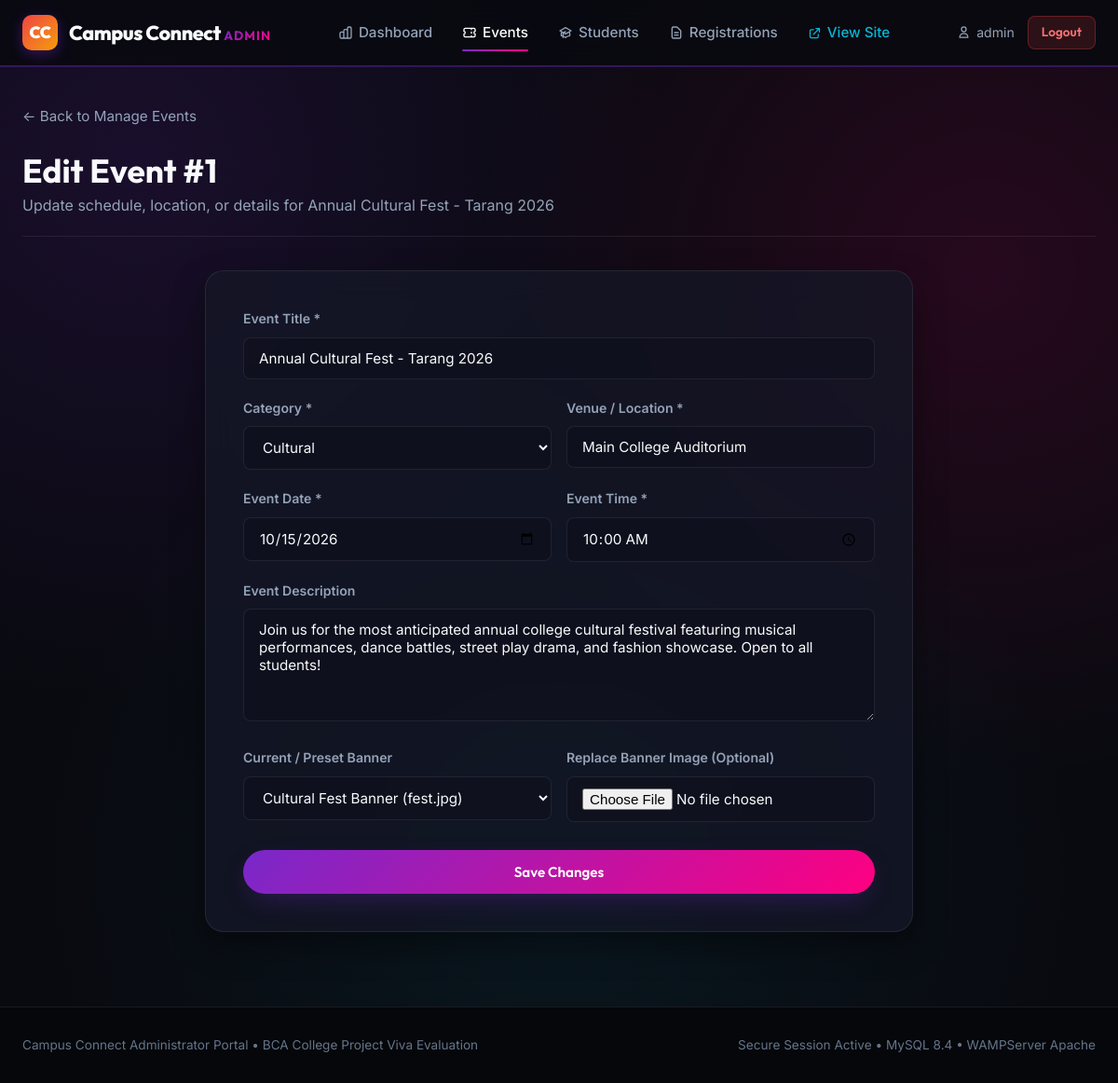
The app's page /admin/edit_event.php?id=1 (signed in) with its own data.
### tables this page shows
CREATE TABLE `events` (
    `id` INT AUTO_INCREMENT PRIMARY KEY,
    `title` VARCHAR(200) NOT NULL,
    `description` TEXT,
    `event_date` DATE NOT NULL,
    `event_time` TIME NOT NULL,
    `location` VARCHAR(200),
    `category` VARCHAR(100),
    `image` VARCHAR(255),
    `created_at` TIMESTAMP DEFAULT CURRENT_TIMESTAMP
);

### admin/edit_event.php (the view, shortened to what this page needs)
<?php
require_once "../config/database.php";
$event_id = isset($_GET['id']) ? intval($_GET['id']) : 0;
$stmt = $conn->prepare("SELECT * FROM events WHERE id = ?");
$stmt->bind_param("i", $event_id);
$stmt->execute();
$res = $stmt->get_result();
$event = $res->fetch_assoc();
require_once "header.php";
?>
<section class="dashboard-wrapper">
    <div class="container">
        <div style="margin-bottom: 24px;">
            <a href="events.php" style="color: var(--text-muted); font-size: 0.95rem; display: inline-flex; align-items: center; gap: 8px;">
                ← Back to Manage Events
            </a>
        </div>
        <div class="dashboard-header">
            <div class="welcome-text">
                <h2>Edit Event #<?php echo $event['id']; ?></h2>
                <p>Update schedule, location, or details for <?php echo htmlspecialchars($event['title']); ?></p>
            </div>
        </div>
        <div style="max-width: 760px; margin: 0 auto;">
            <div class="glass-card" style="padding: 40px;">
                <form method="POST" action="edit_event.php?id=<?php echo $event_id; ?>" enctype="multipart/form-data">
                    <div class="form-group">
                        <label class="form-label" for="title">Event Title *</label>
                        <input type="text" id="title" name="title" class="form-control" required
                               value="<?php echo htmlspecialchars($event['title']); ?>">
                    </div>
                    <div class="form-row">
                        <div class="form-group">
                            <label class="form-label" for="category">Category *</label>
                            <select id="category" name="category" class="form-control" required>
                                <?php
                                $categories = ['Technical', 'Cultural', 'Sports', 'Workshop', 'Creative', 'Academic'];
                                foreach ($categories as $cat) {
                                    $selected = ($event['category'] === $cat) ? 'selected' : '';
                                    echo "<option value=\"$cat\" $selected>$cat</option>";
                                }
                                ?>
                            </select>
                        </div>
                        <div class="form-group">
                            <label class="form-label" for="location">Venue / Location *</label>
                            <input type="text" id="location" name="location" class="form-control" required
                                   value="<?php echo htmlspecialchars($event['location']); ?>">
                        </div>
                    </div>
                    <div class="form-row">
                        <div class="form-group">
                            <label class="form-label" for="event_date">Event Date *</label>
                            <input type="date" id="event_date" name="event_date" class="form-control" required
                                   value="<?php echo htmlspecialchars($event['event_date']); ?>">
                        </div>
                        <div class="form-group">
                            <label class="form-label" for="event_time">Event Time *</label>
                            <input type="time" id="event_time" name="event_time" class="form-control" required
                                   value="<?php echo htmlspecialchars($event['event_time']); ?>">
                        </div>
                    </div>
                    <div class="form-group">
                        <label class="form-label" for="description">Event Description</label>
                        <textarea id="description" name="description" class="form-control" rows="5"><?php echo htmlspecialchars($event['description']); ?></textarea>
                    </div>
                    <div class="form-row">
                        <div class="form-group">
                            <label class="form-label" for="image">Current / Preset Banner</label>
                            <select id="image" name="image" class="form-control">
                                <?php
                                $presets = [
                                    'fest.jpg' => 'Cultural Fest Banner (fest.jpg)',
                                    'coding.jpg' => 'Coding Battle Banner (coding.jpg)',
                                    'techtalk.jpg' => 'Tech Talk Banner (techtalk.jpg)',
                                    'sports.jpg' => 'Sports Day Banner (sports.jpg)',
                                    'photography.jpg' => 'Photography Banner (photography.jpg)',
                                    'hackathon.jpg' => 'Hackathon Banner (hackathon.jpg)',
                                    'freshers.jpg' => 'Freshers Party Banner (freshers.jpg)',
                                    'quiz.jpg' => 'Quiz Banner (quiz.jpg)'
                                ];
                                foreach ($presets as $file => $label) {
                                    $sel = ($event['image'] === $file) ? 'selected' : '';
                                    echo "<option value=\"$file\" $sel>$label</option>";
                                }
                                ?>
                            </select>
                        </div>
                        <div class="form-group">
                            <label class="form-label" for="image_file">Replace Banner Image (Optional)</label>
                            <input type="file" id="image_file" name="image_file" class="form-control" accept="image/*">
                        </div>
                    </div>
                    <button type="submit" class="btn btn-primary" style="width: 100%; padding: 14px; margin-top: 10px;">
                        Save Changes
                    </button>
                </form>
            </div>
        </div>
    </div>
</section>
<?php require_once "footer.php"; ?>

### assets/css/style.css (style rules this page uses)
:root { --bg-dark: #090a10; --bg-card: rgba(20, 23, 39, 0.75); --bg-card-hover: rgba(28, 32, 54, 0.85); --bg-input: rgba(15, 17, 30, 0.8); --border-color: rgba(255, 255, 255, 0.08); --border-hover: rgba(168, 85, 247, 0.4); --primary-gradient: linear-gradient(135deg, #7928ca 0%, #ff0080 100%); --primary-purple: #7928ca; --primary-pink: #ff0080; --accent-yellow: #facc15; --accent-cyan: #06b6d4; --accent-green: #10b981; --accent-red: #ef4444; --text-main: #f8fafc; --text-muted: #94a3b8; --text-dim: #64748b; --font-heading: 'Outfit', -apple-system, BlinkMacSystemFont, sans-serif; --font-body: 'Inter', -apple-system, BlinkMacSystemFont, sans-serif; --radius-sm: 8px; --radius-md: 14px; --radius-lg: 20px; --radius-pill: 9999px; --shadow-glow: 0 10px 30px -10px rgba(121, 40, 202, 0.4); --shadow-card: 0 15px 35px rgba(0, 0, 0, 0.4); --transition: all 0.25s cubic-bezier(0.4, 0, 0.2, 1); }
*, *::before, *::after { box-sizing: border-box; margin: 0; padding: 0; }
html { scroll-behavior: smooth; }
body { background-color: var(--bg-dark); color: var(--text-main); font-family: var(--font-body); font-size: 16px; line-height: 1.6; min-height: 100vh; display: flex; flex-direction: column; overflow-x: hidden; background-image: radial-gradient(circle at 12% 15%, rgba(121, 40, 202, 0.15) 0%, transparent 40%), radial-gradient(circle at 88% 25%, rgba(255, 0, 128, 0.12) 0%, transparent 40%), radial-gradient(circle at 50% 80%, rgba(6, 182, 212, 0.08) 0%, transparent 50%); background-attachment: fixed; }
h1, h2, h3, h4, h5, h6 { font-family: var(--font-heading); color: var(--text-main); font-weight: 700; line-height: 1.2; }
a { color: inherit; text-decoration: none; transition: var(--transition); }
.container { width: 100%; max-width: 1240px; margin: 0 auto; padding: 0 24px; }
.glass-card { background: var(--bg-card); backdrop-filter: blur(16px); -webkit-backdrop-filter: blur(16px); border: 1px solid var(--border-color); border-radius: var(--radius-lg); box-shadow: var(--shadow-card); transition: var(--transition); }
.btn { display: inline-flex; align-items: center; justify-content: center; gap: 8px; padding: 10px 22px; border-radius: var(--radius-pill); font-family: var(--font-heading); font-size: 0.95rem; font-weight: 600; cursor: pointer; border: none; transition: var(--transition); text-align: center; }
.btn-primary { background: var(--primary-gradient); color: #ffffff; box-shadow: var(--shadow-glow); }
.form-group { margin-bottom: 20px; position: relative; }
.form-label { display: block; font-size: 0.88rem; font-weight: 600; color: var(--text-muted); margin-bottom: 8px; }
.form-control { width: 100%; padding: 12px 16px; background: var(--bg-input); border: 1px solid var(--border-color); border-radius: var(--radius-sm); color: var(--text-main); font-family: var(--font-body); font-size: 0.95rem; transition: var(--transition); }
.form-row { display: grid; grid-template-columns: 1fr 1fr; gap: 16px; }
.dashboard-wrapper { padding: 40px 0 80px; }
.dashboard-header { display: flex; align-items: center; justify-content: space-between; flex-wrap: wrap; gap: 16px; margin-bottom: 36px; padding-bottom: 20px; border-bottom: 1px solid var(--border-color); }
.welcome-text h2 { font-size: 2.2rem; margin-bottom: 4px; }
.welcome-text p { color: var(--text-muted); }

### records on screen
events: id "1", title "Annual Cultural Fest - Tarang 2026", location "Main College Auditorium", event_date "10/15/2026", event_time "10:00:00", description "Join us for the most anticipated annual college cultural festival featuring musical performances, dance battles, street play drama, and fashion showcase. Open to all students!"

### other values on screen
$_SESSION['admin_username'] "admin"
form field category "Cultural"
form field image "Cultural Fest Banner (fest.jpg)"
